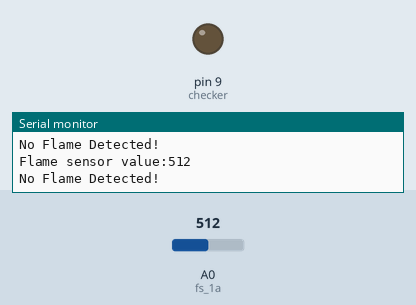
A sketch run on a simulated Arduino Uno, built with avr-gcc and run on an emulated ATmega328P. Shown: output pins drawn as LEDs (lit = HIGH), the last lines printed to the serial monitor. Inputs (shaded band) come from the test bench; at power-on: A0 (fs_1a) = 512.

Above: at 1.8 s.
1.9 s: A0 (fs_1a) set to 485
At 3.0 s:
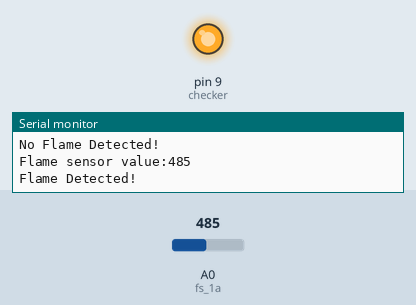
3.5 s: A0 (fs_1a) set to 510
At 4.5 s:
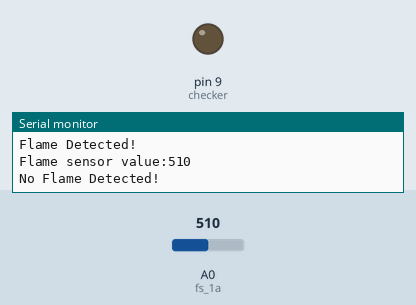
5.5 s: A0 (fs_1a) set to 490
At 7.3 s:
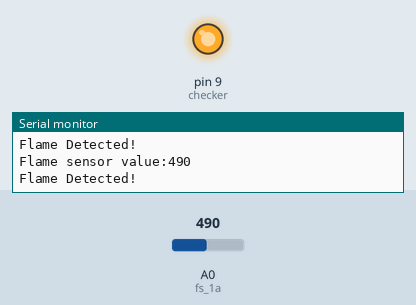
Timing chart, 0 to 8.8 s (numbered marks = the images above; inputs shaded):
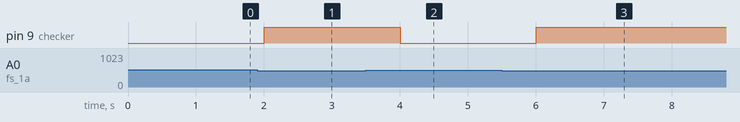

Measured:
- the behaviour switches between 500 and 499 on A0 (fs_1a) (found by bisection; images 0 and 1)
- after the input at 1.9 s, pin 9 (checker): LOW → HIGH after 0.10 s
- after the input at 3.5 s, pin 9 (checker): HIGH → LOW after 0.50 s
- after the input at 5.5 s, pin 9 (checker): LOW → HIGH after 0.50 s

The sketch:

flame_sensor.ino
```cpp
int checker = 9; // checker led
int fs_1a = A0; //fs_1 = flame sensor of node 1 analog pin
int fs_1a_val = 0;
void setup()
{
  pinMode(checker, OUTPUT);
  Serial.begin(9600);
}
void loop()
{
  fs_1a_val = analogRead(fs_1a);
  Serial.print("Flame sensor value:" );
  Serial.println(fs_1a_val);
  if(fs_1a_val<500){
    Serial.println("Flame Detected!");
    digitalWrite(checker, HIGH); // Led ON
  } else {
    Serial.println("No Flame Detected!");
    digitalWrite(checker, LOW); // Led OFF
  }
  delay(1000);
}
```
